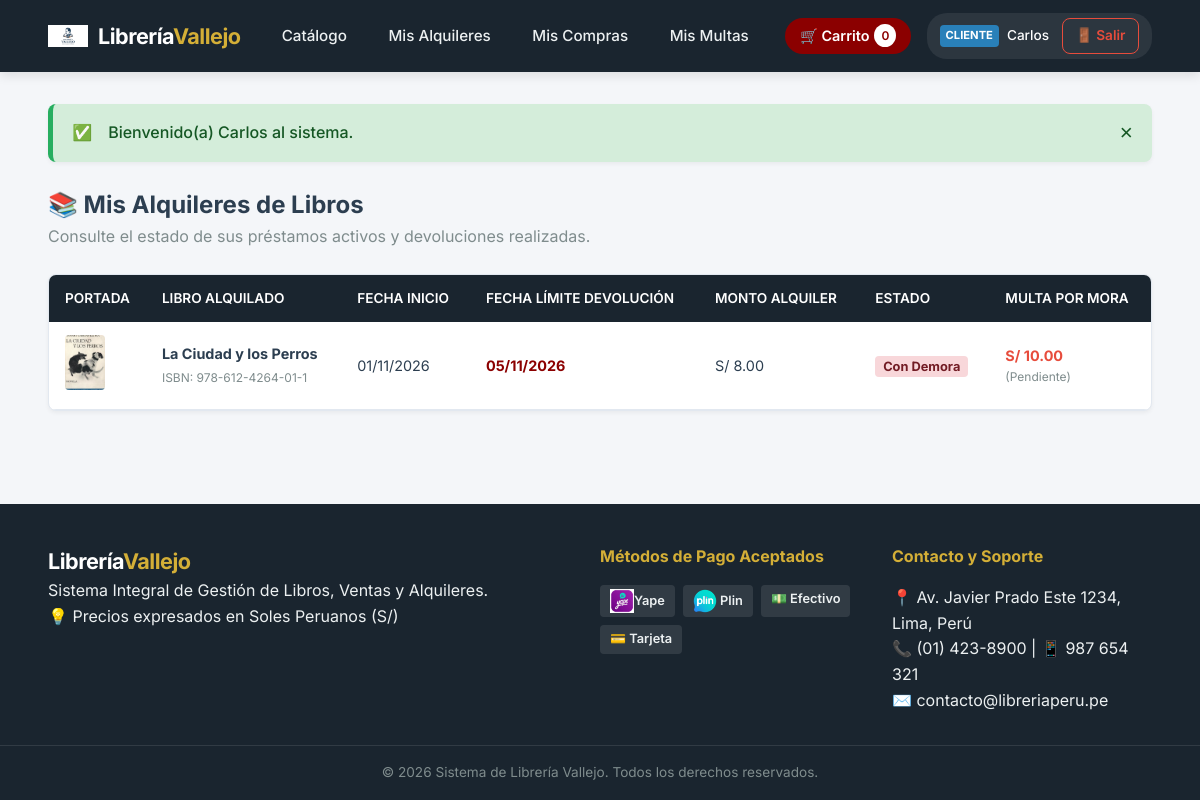
/modulos/cliente/mis_alquileres.php (signed in), run on the app's committed database.
### tables this page shows
CREATE TABLE `alquileres` (
  `id_alquiler` int(11) NOT NULL,
  `id_usuario` int(11) NOT NULL,
  `id_libro` int(11) NOT NULL,
  `fecha_inicio` date NOT NULL,
  `fecha_dev_esperada` date NOT NULL,
  `fecha_dev_real` date DEFAULT NULL,
  `monto_alquiler` decimal(10,2) NOT NULL DEFAULT '0.00',
  `metodo_pago` enum('EFECTIVO','YAPE','PLIN','TARJETA','TRANSFERENCIA') NOT NULL DEFAULT 'EFECTIVO',
  `num_operacion` varchar(50) DEFAULT NULL,
  `estado` enum('En Alquiler','Devuelto','Con Demora') NOT NULL DEFAULT 'En Alquiler'
);

CREATE TABLE `libros` (
  `id_libro` int(11) NOT NULL,
  `id_categoria` int(11) NOT NULL,
  `id_autor` int(11) NOT NULL,
  `id_editorial` int(11) NOT NULL,
  `id_proveedor` int(11) NOT NULL,
  `titulo` varchar(200) NOT NULL,
  `isbn` varchar(30) NOT NULL,
  `precio_venta` decimal(10,2) NOT NULL DEFAULT '0.00',
  `precio_alquiler` decimal(10,2) NOT NULL DEFAULT '0.00',
  `stock` int(11) NOT NULL DEFAULT '0',
  `portada` varchar(255) DEFAULT 'img/no-cover.png.jpg',
  `fecha_publicacion` date DEFAULT NULL,
  `estado` enum('DISPONIBLE','AGOTADO','DESCONTINUADO') NOT NULL DEFAULT 'DISPONIBLE'
);

CREATE TABLE `multas` (
  `id_multa` int(11) NOT NULL,
  `id_alquiler` int(11) NOT NULL,
  `dias_atraso` int(11) NOT NULL DEFAULT '0',
  `monto_diario` decimal(10,2) NOT NULL DEFAULT '5.00',
  `monto_total` decimal(10,2) NOT NULL DEFAULT '0.00',
  `estado` enum('Pendiente','Pagada') NOT NULL DEFAULT 'Pendiente',
  `fecha_pago` datetime DEFAULT NULL
);

### modulos/cliente/mis_alquileres.php (the view, shortened to what this page needs)
<?php
require_once __DIR__ . '/../../config/conexion.php';
$id_usuario_logueado = (int)$_SESSION['usuario_id'];
$sql_mis_alq = "SELECT a.*, l.titulo AS libro_titulo, l.isbn AS libro_isbn, l.portada,
                       m.monto_total AS monto_multa, m.estado AS estado_multa
                FROM alquileres a
                INNER JOIN libros l ON a.id_libro = l.id_libro
                LEFT JOIN multas m ON a.id_alquiler = m.id_alquiler
                WHERE a.id_usuario = $id_usuario_logueado
                ORDER BY a.id_alquiler DESC";
$res_mis_alq = mysqli_query($conexion, $sql_mis_alq);
include_once __DIR__ . '/../../includes/header.php';
?>
<div style="margin-bottom: 1.5rem;">
    <h2>📚 Mis Alquileres de Libros</h2>
    <p style="color: var(--text-muted);">Consulte el estado de sus préstamos activos y devoluciones realizadas.</p>
</div>
<div class="table-responsive">
    <table class="tabla-custom">
        <thead>
            <tr>
                <th>Portada</th>
                <th>Libro Alquilado</th>
                <th>Fecha Inicio</th>
                <th>Fecha Límite Devolución</th>
                <th>Monto Alquiler</th>
                <th>Estado</th>
                <th>Multa por Mora</th>
            </tr>
        </thead>
        <tbody>
            <?php if (mysqli_num_rows($res_mis_alq) === 0): ?>
                <tr>
                    <td colspan="7" style="text-align: center;">Usted no posee alquileres registrados actualmente.</td>
                </tr>
            <?php else: ?>
                <?php while ($row = mysqli_fetch_assoc($res_mis_alq)): ?>
                    <tr>
                        <td style="width: 50px;">
                            <img src="<?php echo BASE_URL . htmlspecialchars($row['portada']); ?>" alt="Portada" style="width: 40px; height: 55px; object-fit: cover; border-radius: 4px;" onerror="this.src='<?php echo BASE_URL; ?>img/no-cover.png'">
                        </td>
                        <td>
                            <strong><?php echo htmlspecialchars($row['libro_titulo']); ?></strong><br>
                            <small style="color: var(--text-muted);">ISBN: <?php echo htmlspecialchars($row['libro_isbn']); ?></small>
                        </td>
                        <td><?php echo date('d/m/Y', strtotime($row['fecha_inicio'])); ?></td>
                        <td><strong style="color: var(--primary);"><?php echo date('d/m/Y', strtotime($row['fecha_dev_esperada'])); ?></strong></td>
                        <td>S/ <?php echo number_format($row['monto_alquiler'], 2); ?></td>
                        <td>
                            <?php
                            if ($row['estado'] === 'En Alquiler') {
                                echo '<span style="background-color: #cce5ff; color: #004085; padding: 3px 8px; border-radius: 4px; font-weight: 700; font-size: 0.8rem;">En Alquiler</span>';
                            } else if ($row['estado'] === 'Devuelto') {
                                echo '<span style="background-color: #d4edda; color: #155724; padding: 3px 8px; border-radius: 4px; font-weight: 700; font-size: 0.8rem;">Devuelto</span>';
                            } else {
                                echo '<span style="background-color: #f8d7da; color: #721c24; padding: 3px 8px; border-radius: 4px; font-weight: 700; font-size: 0.8rem;">Con Demora</span>';
                            }
                            ?>
                        </td>
                        <td>
                            <?php if (!empty($row['monto_multa'])): ?>
                                <span style="color: var(--danger); font-weight: 700;">S/ <?php echo number_format($row['monto_multa'], 2); ?></span>
                                <small style="display: block; font-size: 0.75rem; color: var(--text-muted);">(<?php echo $row['estado_multa']; ?>)</small>
                            <?php else: ?>
                                <span style="color: var(--text-muted);">-</span>
                            <?php endif; ?>
                        </td>
                    </tr>
                <?php endwhile; ?>
            <?php endif; ?>
        </tbody>
    </table>
</div>
<?php include_once __DIR__ . '/../../includes/footer.php'; ?>

### public/assets/css/style.css (style rules this page uses)
:root { --primary: #8b0000; --primary-hover: #660000; --secondary: #1a252f; --accent: #d4af37; --bg-light: #f4f6f9; --bg-card: #ffffff; --text-dark: #2c3e50; --text-muted: #7f8c8d; --border-color: #e2e8f0; --success: #27ae60; --danger: #e74c3c; --warning: #f39c12; --info: #2980b9; --shadow-sm: 0 2px 4px rgba(0,0,0,0.05); --shadow-md: 0 4px 10px rgba(0,0,0,0.1); --radius: 8px; --transition: all 0.25s ease-in-out; }
* { margin: 0; padding: 0; box-sizing: border-box; }
body { font-family: 'Inter', -apple-system, BlinkMacSystemFont, "Segoe UI", Roboto, sans-serif; background-color: var(--bg-light); color: var(--text-dark); line-height: 1.6; display: flex; flex-direction: column; min-height: 100vh; }
.table-responsive { width: 100%; overflow-x: auto; background-color: var(--bg-card); border-radius: var(--radius); box-shadow: var(--shadow-sm); border: 1px solid var(--border-color); margin-bottom: 1.5rem; }
.tabla-custom { width: 100%; border-collapse: collapse; text-align: left; }
.tabla-custom th { background-color: var(--secondary); color: #fff; padding: 0.8rem 1rem; font-weight: 600; font-size: 0.85rem; text-transform: uppercase; }
.tabla-custom td { padding: 0.8rem 1rem; border-bottom: 1px solid var(--border-color); font-size: 0.9rem; }

### data on the page
alquileres: id_libro.portada (picture), id_libro.titulo "La Ciudad y los Perros", id_libro.isbn "978-612-4264-01-1", fecha_inicio "01/11/2026", fecha_dev_esperada "05/11/2026", monto_alquiler "8.00", estado "Con Demora", multas.monto_total "10.00", multas.estado "Pendiente"

### other printed values
$cant_carrito "0"
$usuario_actual['rol'] "CLIENTE"
$usuario_actual['nombre'] "Carlos"
$mensaje "Bienvenido(a) Carlos al sistema."
